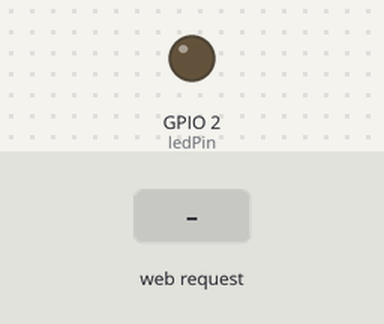
The sketch below on a simulated ESP8266 (NodeMCU). On the bench: output pins drawn as LEDs (lit = HIGH). Inputs (shaded band) come from the test bench. WiFi joins after 1.5 s; servers stay silent unless stated; what the sketch prints to the serial monitor is not drawn.

Above: at 2.7 s.
2.8 s: HTTP request GET /LED=ON received
At 3.6 s:
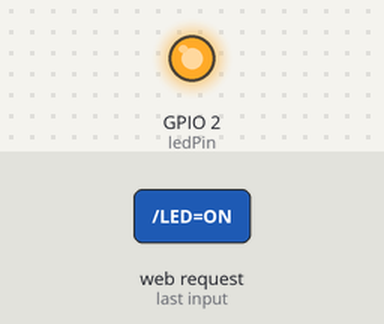
4.3 s: HTTP request GET /LED=OFF received
At 4.7 s:
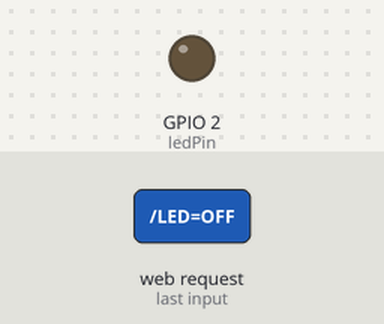
Timing chart, 0 to 7.3 s (numbered marks = the images above; inputs shaded):
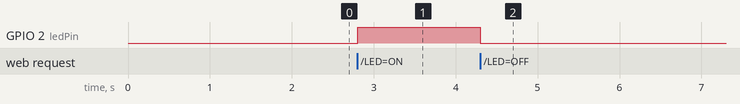

The sketch:

WiFiWebServer.ino
```cpp
#include <ESP8266WiFi.h>

const char* ssid = "嘻嘻";   //网络的名称
const char* password = "88888888";   //网络密码
int ledPin = 2;
WiFiServer server(80);   //将webserver端口号设置为80

void setup()
{
  Serial.begin(115200);  //串口监视器号
  pinMode(ledPin, OUTPUT);   //控制输入的引脚为2,即开发板上的D4接口
  digitalWrite(ledPin, LOW);
  Serial.print("Connecting to ");
  Serial.println(ssid);
  WiFi.begin(ssid, password);

  while (WiFi.status() != WL_CONNECTED)   //等待连接网络
  {
    delay(100);
    Serial.print(".");
  }

  Serial.println("");
  Serial.println("Connected to WiFi");
  Serial.print("IP: "); Serial.println(WiFi.localIP());  //输出具体的IP地址
  server.begin();   //用于启动web服务器
}

void loop()
{
  WiFiClient client = server.available();   //检测客户端接入
  if (!client)
  {
    return;
  }
  while(!client.available())    //等待客户端发送请求
  {
  }

  String request = client.readStringUntil('\r');   //读取请求，并在串口监视器上打印
  Serial.println(request);
  client.flush();

  int value = LOW;
  if (request.indexOf("/LED=OFF") != -1)   //开灯
  {
    digitalWrite(ledPin, LOW);
    value = LOW;
  }
  if (request.indexOf("/LED=ON") != -1)   //关灯
  {
    digitalWrite(ledPin, HIGH);
    value = HIGH;
  }

  client.println("HTTP/1.1 200 OK");
  client.println("Content-Type: text/html");
  client.println("");
  client.println("<!DOCTYPE HTML>");    //控制WiFi灯的网页
  client.println("<html>");
  client.println("<br><br>");
  client.println("<p style='text-align:center;width=30px;height=30px' ><a  href=\"/LED=ON\"><img src='https://bpic.588ku.com/element_origin_min_pic/19/04/09/d13f75fe216332bd73cdfef22e619d0e.jpg' ></a></p><h4 style='color:green;text-align:center;font-size:40px'><B><i>Turn ON</i></B></h4><br>");
  client.println("<p style='text-align:center;width=30px;height=30px' ><a  href=\"/LED=OFF\"><img src='https://bpic.588ku.com/element_origin_min_pic/19/04/09/d13f75fe216332bd73cdfef22e619d0e.jpg' ></a></p><h4 style='color:black;text-align:center;font-size:40px'><B><i>Turn OFF</i></B></h4><br>");
  client.println("</html>");
  Serial.println("");
}
```

Measured:
- after the input at 2.8 s, GPIO 2 (ledPin): LOW → HIGH at once
- after the input at 4.3 s, GPIO 2 (ledPin): HIGH → LOW at once
